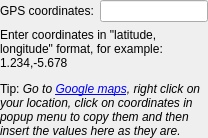
            <widget class="QWidget" name="manualLocationPage">
             <layout class="QVBoxLayout" name="verticalLayout_16">
              <property name="leftMargin">
               <number>0</number>
              </property>
              <property name="topMargin">
               <number>0</number>
              </property>
              <property name="rightMargin">
               <number>0</number>
              </property>
              <property name="bottomMargin">
               <number>0</number>
              </property>
              <item>
               <layout class="QHBoxLayout" name="horizontalLayout_18">
                <item>
                 <widget class="QLabel" name="coordinateLabel">
                  <property name="text">
                   <string>GPS coordinates:</string>
                  </property>
                 </widget>
                </item>
                <item>
                 <widget class="QLineEdit" name="coordinatesEdit">
                  <property name="alignment">
                   <set>Qt::AlignmentFlag::AlignCenter</set>
                  </property>
                 </widget>
                </item>
               </layout>
              </item>
              <item>
               <widget class="QLabel" name="coordHelpLabel">
                <property name="text">
                 <string>&lt;html&gt;&lt;head/&gt;&lt;body&gt;
&lt;p&gt;
Enter coordinates in &quot;latitude, longitude&quot; format, for example: 1.234,-5.678&lt;/p&gt;
&lt;p&gt;Tip: &lt;i&gt;Go to &lt;a href=&quot;https://www.google.com/maps&quot;&gt;Google maps&lt;/a&gt;,
right click on your location, click on coordinates in popup menu to copy them
and then insert the values here as they are.&lt;/i&gt;&lt;/p&gt;
&lt;/p&gt;
&lt;/body&gt;&lt;/html&gt;</string>
                </property>
                <property name="wordWrap">
                 <bool>true</bool>
                </property>
                <property name="openExternalLinks">
                 <bool>true</bool>
                </property>
               </widget>
              </item>
             </layout>
            </widget>
